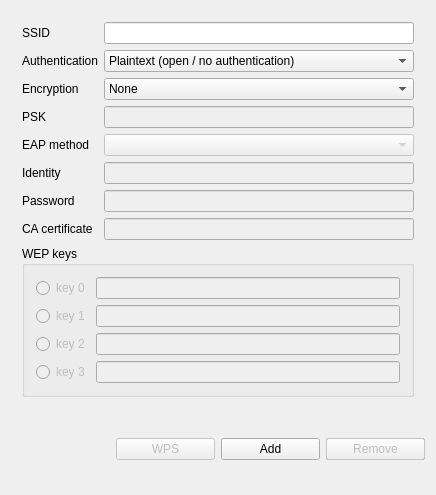
<?xml version="1.0" encoding="UTF-8"?>
<ui version="4.0">
 <class>NetworkConfig</class>
 <widget class="QDialog" name="NetworkConfig">
  <property name="geometry">
   <rect>
    <x>0</x>
    <y>0</y>
    <width>436</width>
    <height>495</height>
   </rect>
  </property>
  <property name="windowTitle">
   <string>NetworkConfig</string>
  </property>
  <layout class="QGridLayout">
   <item row="1" column="3">
    <widget class="QPushButton" name="cancelButton">
     <property name="text">
      <string>Cancel</string>
     </property>
    </widget>
   </item>
   <item row="0" column="0" colspan="4">
    <widget class="QFrame" name="frame9">
     <property name="frameShape">
      <enum>QFrame::NoFrame</enum>
     </property>
     <property name="frameShadow">
      <enum>QFrame::Plain</enum>
     </property>
     <layout class="QGridLayout">
      <item row="0" column="0">
       <widget class="QLabel" name="ssidLabel">
        <property name="text">
         <string>SSID</string>
        </property>
       </widget>
      </item>
      <item row="0" column="1">
       <widget class="QLineEdit" name="ssidEdit">
        <property name="toolTip">
         <string>Network name (Service Set IDentifier)</string>
        </property>
        <property name="text">
         <string/>
        </property>
       </widget>
      </item>
      <item row="1" column="0">
       <widget class="QLabel" name="authLabel">
        <property name="text">
         <string>Authentication</string>
        </property>
       </widget>
      </item>
      <item row="1" column="1">
       <widget class="QComboBox" name="authSelect">
        <item>
         <property name="text">
          <string>Plaintext (open / no authentication)</string>
         </property>
        </item>
        <item>
         <property name="text">
          <string>Static WEP (no authentication)</string>
         </property>
        </item>
        <item>
         <property name="text">
          <string>Static WEP (Shared Key authentication)</string>
         </property>
        </item>
        <item>
         <property name="text">
          <string>IEEE 802.1X</string>
         </property>
        </item>
        <item>
         <property name="text">
          <string>WPA-Personal (PSK)</string>
         </property>
        </item>
        <item>
         <property name="text">
          <string>WPA-Enterprise (EAP)</string>
         </property>
        </item>
        <item>
         <property name="text">
          <string>WPA2-Personal (PSK)</string>
         </property>
        </item>
        <item>
         <property name="text">
          <string>WPA2-Enterprise (EAP)</string>
         </property>
        </item>
       </widget>
      </item>
      <item row="2" column="0">
       <widget class="QLabel" name="encrLabel">
        <property name="text">
         <string>Encryption</string>
        </property>
       </widget>
      </item>
      <item row="2" column="1">
       <widget class="QComboBox" name="encrSelect">
        <item>
         <property name="text">
          <string>None</string>
         </property>
        </item>
        <item>
         <property name="text">
          <string>WEP</string>
         </property>
        </item>
        <item>
         <property name="text">
          <string>TKIP</string>
         </property>
        </item>
        <item>
         <property name="text">
          <string>CCMP</string>
         </property>
        </item>
       </widget>
      </item>
      <item row="3" column="0">
       <widget class="QLabel" name="pskLabel">
        <property name="text">
         <string>PSK</string>
        </property>
       </widget>
      </item>
      <item row="3" column="1">
       <widget class="QLineEdit" name="pskEdit">
        <property name="enabled">
         <bool>false</bool>
        </property>
        <property name="toolTip">
         <string>WPA/WPA2 pre-shared key or passphrase</string>
        </property>
        <property name="whatsThis">
         <string/>
        </property>
        <property name="echoMode">
         <enum>QLineEdit::Password</enum>
        </property>
       </widget>
      </item>
      <item row="4" column="0">
       <widget class="QLabel" name="eapLabel">
        <property name="text">
         <string>EAP method</string>
        </property>
       </widget>
      </item>
      <item row="4" column="1">
       <widget class="QComboBox" name="eapSelect">
        <property name="enabled">
         <bool>false</bool>
        </property>
       </widget>
      </item>
      <item row="5" column="0">
       <widget class="QLabel" name="identityLabel">
        <property name="text">
         <string>Identity</string>
        </property>
       </widget>
      </item>
      <item row="5" column="1">
       <widget class="QLineEdit" name="identityEdit">
        <property name="enabled">
         <bool>false</bool>
        </property>
        <property name="toolTip">
         <string>Username/Identity for EAP methods</string>
        </property>
       </widget>
      </item>
      <item row="6" column="0">
       <widget class="QLabel" name="passwordLabel">
        <property name="text">
         <string>Password</string>
        </property>
       </widget>
      </item>
      <item row="6" column="1">
       <widget class="QLineEdit" name="passwordEdit">
        <property name="enabled">
         <bool>false</bool>
        </property>
        <property name="toolTip">
         <string>Password for EAP methods</string>
        </property>
        <property name="echoMode">
         <enum>QLineEdit::Password</enum>
        </property>
       </widget>
      </item>
      <item row="7" column="0">
       <widget class="QLabel" name="cacertLabel">
        <property name="text">
         <string>CA certificate</string>
        </property>
       </widget>
      </item>
      <item row="7" column="1">
       <widget class="QLineEdit" name="cacertEdit">
        <property name="enabled">
         <bool>false</bool>
        </property>
       </widget>
      </item>
      <item row="8" column="0" colspan="2">
       <widget class="QGroupBox" name="wepBox">
        <property name="enabled">
         <bool>true</bool>
        </property>
        <property name="title">
         <string>WEP keys</string>
        </property>
        <layout class="QGridLayout">
         <item row="0" column="0">
          <widget class="QRadioButton" name="wep0Radio">
           <property name="enabled">
            <bool>false</bool>
           </property>
           <property name="text">
            <string>key 0</string>
           </property>
          </widget>
         </item>
         <item row="1" column="0">
          <widget class="QRadioButton" name="wep1Radio">
           <property name="enabled">
            <bool>false</bool>
           </property>
           <property name="text">
            <string>key 1</string>
           </property>
          </widget>
         </item>
         <item row="3" column="0">
          <widget class="QRadioButton" name="wep3Radio">
           <property name="enabled">
            <bool>false</bool>
           </property>
           <property name="text">
            <string>key 3</string>
           </property>
          </widget>
         </item>
         <item row="2" column="0">
          <widget class="QRadioButton" name="wep2Radio">
           <property name="enabled">
            <bool>false</bool>
           </property>
           <property name="text">
            <string>key 2</string>
           </property>
          </widget>
         </item>
         <item row="0" column="1">
          <widget class="QLineEdit" name="wep0Edit">
           <property name="enabled">
            <bool>false</bool>
           </property>
          </widget>
         </item>
         <item row="1" column="1">
          <widget class="QLineEdit" name="wep1Edit">
           <property name="enabled">
            <bool>false</bool>
           </property>
          </widget>
         </item>
         <item row="2" column="1">
          <widget class="QLineEdit" name="wep2Edit">
           <property name="enabled">
            <bool>false</bool>
           </property>
          </widget>
         </item>
         <item row="3" column="1">
          <widget class="QLineEdit" name="wep3Edit">
           <property name="enabled">
            <bool>false</bool>
           </property>
          </widget>
         </item>
        </layout>
       </widget>
      </item>
     </layout>
    </widget>
   </item>
   <item row="1" column="3">
    <widget class="QPushButton" name="removeButton">
     <property name="enabled">
      <bool>false</bool>
     </property>
     <property name="text">
      <string>Remove</string>
     </property>
    </widget>
   </item>
   <item row="1" column="0">
    <spacer>
     <property name="orientation">
      <enum>Qt::Vertical</enum>
     </property>
     <property name="sizeHint" stdset="0">
      <size>
       <width>20</width>
       <height>40</height>
      </size>
     </property>
    </spacer>
   </item>
   <item row="1" column="1">
    <widget class="QPushButton" name="useWpsButton">
     <property name="enabled">
      <bool>false</bool>
     </property>
     <property name="text">
      <string>WPS</string>
     </property>
    </widget>
   </item>
   <item row="1" column="2">
    <widget class="QPushButton" name="addButton">
     <property name="text">
      <string>Add</string>
     </property>
    </widget>
   </item>
  </layout>
 </widget>
 <layoutdefault spacing="6" margin="11"/>
 <tabstops>
  <tabstop>ssidEdit</tabstop>
  <tabstop>authSelect</tabstop>
  <tabstop>encrSelect</tabstop>
  <tabstop>pskEdit</tabstop>
  <tabstop>eapSelect</tabstop>
  <tabstop>identityEdit</tabstop>
  <tabstop>passwordEdit</tabstop>
  <tabstop>cacertEdit</tabstop>
  <tabstop>wep0Radio</tabstop>
  <tabstop>wep0Edit</tabstop>
  <tabstop>wep1Radio</tabstop>
  <tabstop>wep1Edit</tabstop>
  <tabstop>wep2Radio</tabstop>
  <tabstop>wep2Edit</tabstop>
  <tabstop>wep3Radio</tabstop>
  <tabstop>wep3Edit</tabstop>
  <tabstop>addButton</tabstop>
  <tabstop>removeButton</tabstop>
  <tabstop>cancelButton</tabstop>
 </tabstops>
 <includes>
  <include location="global">qtreewidget.h</include>
 </includes>
 <resources/>
 <connections/>
</ui>
